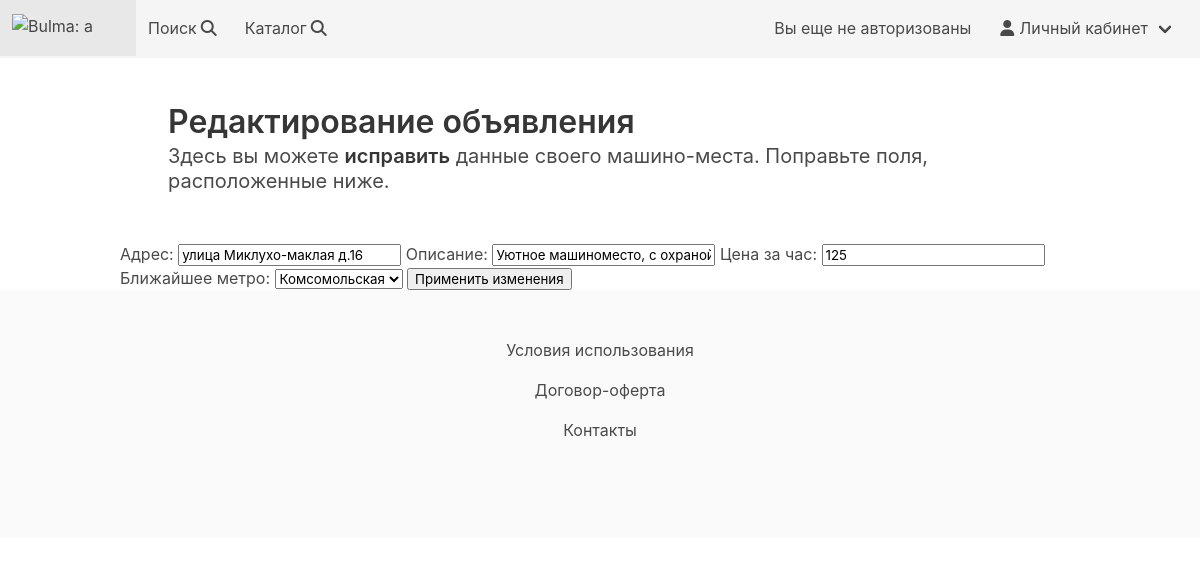
The page /edit/1 on the database as committed earlier.
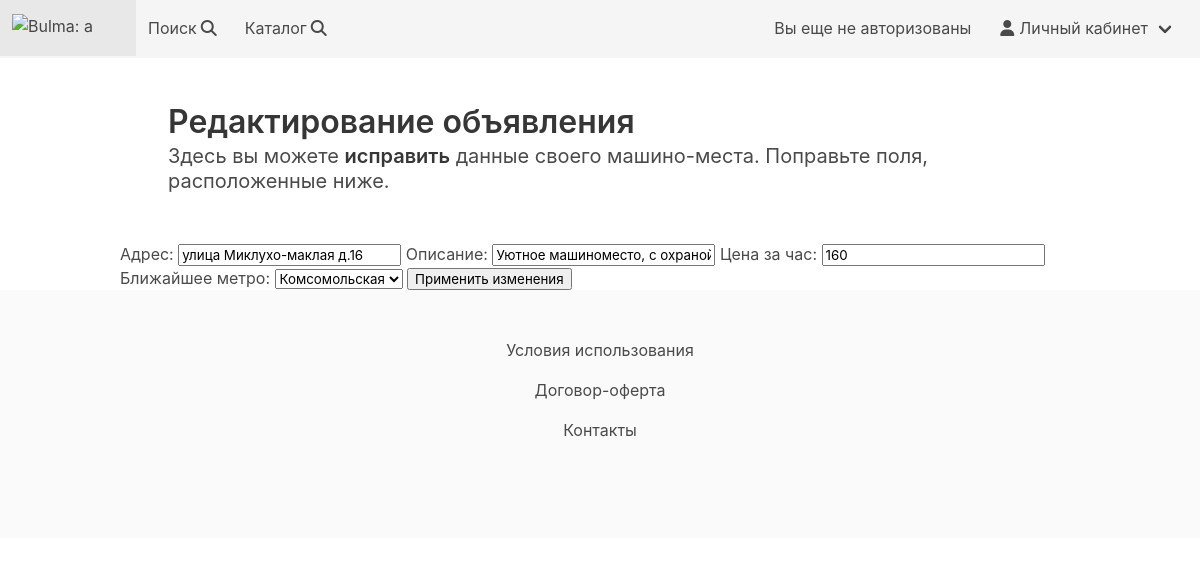
The same page on the database as committed later.
### baseapp/models.py (models this page shows, shortened)
class ParkingPlace(models.Model):
    owner = models.ForeignKey(AppUser, on_delete=models.CASCADE, verbose_name='Владелец')
    subway_station = models.CharField(verbose_name='Ближайшее метро',
                                      choices=[('KSM', 'Комсомольская'), ('KRS', 'Курская')],
                                      default='KSM',
                                      max_length=3)
    title = models.CharField(max_length=200, verbose_name='Адрес')
    description = models.CharField(max_length=512, verbose_name='Описание')
    pricePerHour = models.IntegerField(verbose_name='Цена за час')
    latitude = models.FloatField(verbose_name='Широта', default=0.0)
    longitude = models.FloatField(verbose_name='Долгота', default=0.0)
    readyToRent = models.CharField(verbose_name='Статус',
                                   choices=[('ON', 'Готов к аренде'), ('OFF', 'Не готов к аренде')],
                                   default='ON',
                                   max_length=3
                                   )
    class Meta:
        verbose_name = 'Машино-место'
        verbose_name_plural = 'Машино-места'

### baseapp/views.py (the view)
# urls.py: path('edit/<int:pk>', UpdateParking.as_view(), name='update_parking'),      # Редактировать машино-место
class UpdateParking(UpdateView, LoginRequiredMixin):
    template_name = 'baseapp/edit_parking.html'         # Относительный адрес шаблона
    form_class = ParkingForm                            # Имя формы
    def get_object(self, **kwargs):
        id = self.kwargs.get('pk')
        return ParkingPlace.objects.get(pk=id)

### baseapp/forms.py
class ParkingForm(ModelForm):
    class Meta:
        model = ParkingPlace
        fields = [
            'title',
            'description',
            'pricePerHour',
            'readyToRent',
            'subway_station',
            'owner',
                ]
        labels = {
            'title': "Адрес",
            'description': "Описание",
            'pricePerHour': "Цена за час",
            'readyToRent': "Статус парковочного места",
            'subway_station': "Ближайшее метро"
        }
        widgets = {'owner': forms.HiddenInput(),
                   'readyToRent': forms.HiddenInput()}

### templates/baseapp/edit_parking.html (shortened to what this page needs)
{% extends 'index.html' %}
{% block content %}
<section class="section">
        <h1 class="title">Редактирование объявления</h1>
        <h2 class="subtitle">
        Здесь вы можете <strong>исправить</strong> данные своего машино-места. Поправьте поля, расположенные ниже.
        </h2>
</section>
<form method="POST">
    {{ form.as_table }}
    <input type="submit" value="Применить изменения">
</form>
{% endblock content %}

Rows that differ between the two databases and show on the page:
changed ParkingPlace "улица Миклухо-маклая д.16": pricePerHour "125" → "160"
